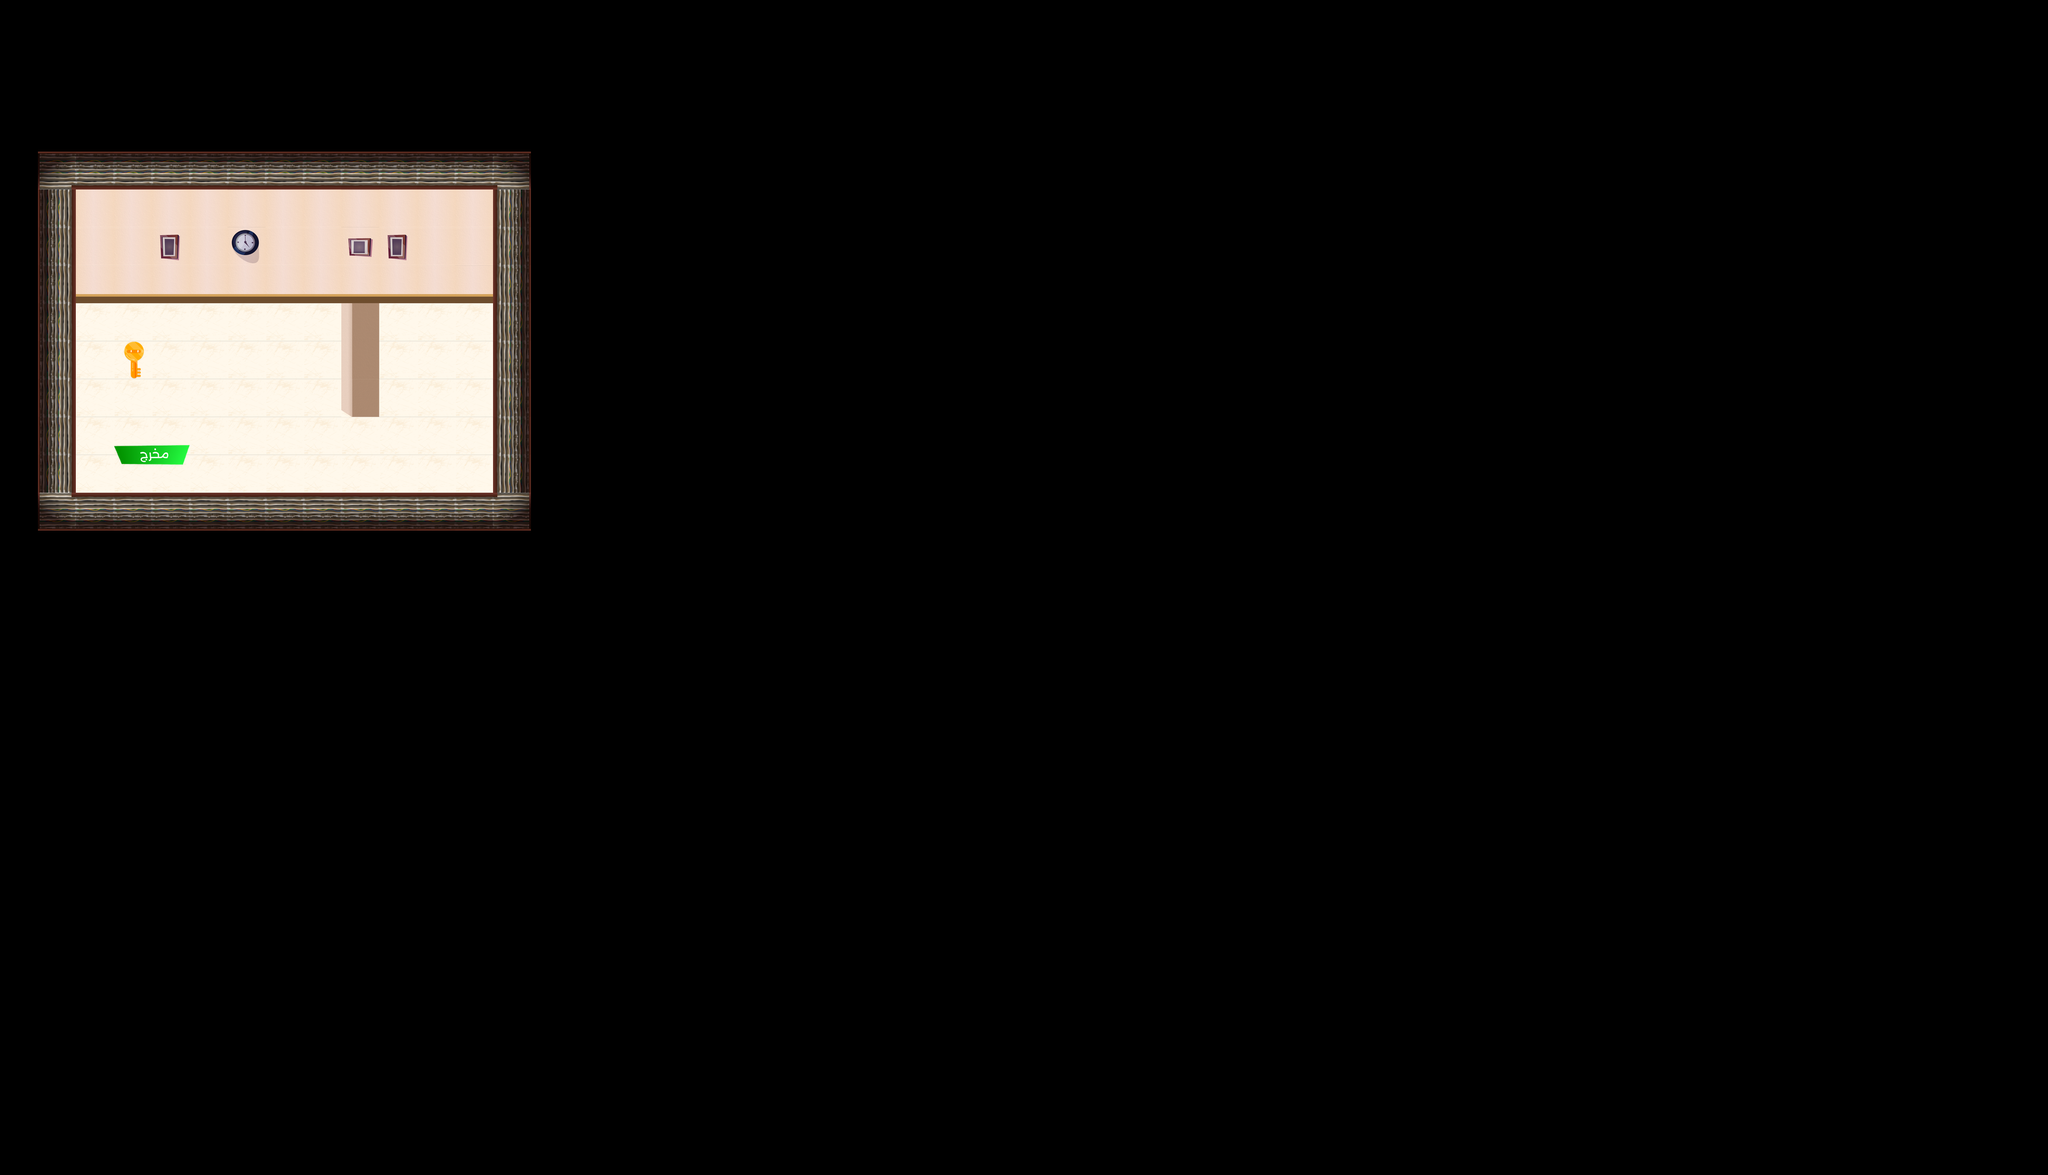

Below is a game level as drawn by its tile map, then a one-line description and the .tmx file that defines it, in full:
An orthogonal 54x31 tile map with 70x70 px tiles, 2 tile layers (main, objects), 2 tilesets and 2 objects (exit, keys).

<map version="1.10" tiledversion="1.11.2" orientation="orthogonal" renderorder="right-down" width="54" height="31" tilewidth="70" tileheight="70" infinite="0" nextlayerid="5" nextobjectid="3">
 <editorsettings>
  <export target="floor1.json" format="json" />
 </editorsettings>
 <tileset firstgid="1" name="main_tailset" tilewidth="70" tileheight="70" tilecount="100" columns="10">
  <properties>
   <property name="collides" type="bool" value="true" />
  </properties>
  <image source="spritesheet.png" width="700" height="700" />
  <tile id="0">
   <properties>
    <property name="collides" type="bool" value="true" />
   </properties>
  </tile>
  <tile id="1">
   <properties>
    <property name="collides" type="bool" value="true" />
   </properties>
  </tile>
  <tile id="2">
   <properties>
    <property name="collides" type="bool" value="true" />
   </properties>
  </tile>
  <tile id="3">
   <properties>
    <property name="collides" type="bool" value="true" />
   </properties>
  </tile>
  <tile id="4">
   <properties>
    <property name="collides" type="bool" value="true" />
   </properties>
  </tile>
  <tile id="5">
   <properties>
    <property name="collides" type="bool" value="true" />
   </properties>
  </tile>
  <tile id="6">
   <properties>
    <property name="collides" type="bool" value="true" />
   </properties>
  </tile>
  <tile id="7">
   <properties>
    <property name="collides" type="bool" value="true" />
   </properties>
  </tile>
  <tile id="8">
   <properties>
    <property name="collides" type="bool" value="true" />
   </properties>
  </tile>
  <tile id="9">
   <properties>
    <property name="collides" type="bool" value="true" />
   </properties>
  </tile>
  <tile id="10">
   <properties>
    <property name="collides" type="bool" value="true" />
   </properties>
  </tile>
  <tile id="11">
   <properties>
    <property name="collides" type="bool" value="true" />
   </properties>
  </tile>
  <tile id="12">
   <properties>
    <property name="collides" type="bool" value="true" />
   </properties>
  </tile>
  <tile id="13">
   <properties>
    <property name="collides" type="bool" value="true" />
   </properties>
  </tile>
  <tile id="14">
   <properties>
    <property name="collides" type="bool" value="true" />
   </properties>
  </tile>
  <tile id="15">
   <properties>
    <property name="collides" type="bool" value="true" />
   </properties>
  </tile>
  <tile id="16">
   <properties>
    <property name="collides" type="bool" value="true" />
   </properties>
  </tile>
  <tile id="17">
   <properties>
    <property name="collides" type="bool" value="true" />
   </properties>
  </tile>
  <tile id="18">
   <properties>
    <property name="collides" type="bool" value="true" />
   </properties>
  </tile>
  <tile id="19">
   <properties>
    <property name="collides" type="bool" value="true" />
   </properties>
  </tile>
  <tile id="20">
   <properties>
    <property name="collides" type="bool" value="true" />
   </properties>
  </tile>
  <tile id="21">
   <properties>
    <property name="collides" type="bool" value="true" />
   </properties>
  </tile>
  <tile id="22">
   <properties>
    <property name="collides" type="bool" value="true" />
   </properties>
  </tile>
  <tile id="23">
   <properties>
    <property name="collides" type="bool" value="true" />
   </properties>
  </tile>
  <tile id="24">
   <properties>
    <property name="collides" type="bool" value="true" />
   </properties>
  </tile>
  <tile id="25">
   <properties>
    <property name="collides" type="bool" value="true" />
   </properties>
  </tile>
  <tile id="26">
   <properties>
    <property name="collides" type="bool" value="true" />
   </properties>
  </tile>
  <tile id="27">
   <properties>
    <property name="collides" type="bool" value="true" />
   </properties>
  </tile>
  <tile id="28">
   <properties>
    <property name="collides" type="bool" value="true" />
   </properties>
  </tile>
  <tile id="29">
   <properties>
    <property name="collides" type="bool" value="true" />
   </properties>
  </tile>
  <tile id="30">
   <properties>
    <property name="collides" type="bool" value="true" />
   </properties>
  </tile>
  <tile id="31">
   <properties>
    <property name="collides" type="bool" value="true" />
   </properties>
  </tile>
  <tile id="32">
   <properties>
    <property name="collides" type="bool" value="true" />
   </properties>
  </tile>
  <tile id="33">
   <properties>
    <property name="collides" type="bool" value="true" />
   </properties>
  </tile>
  <tile id="34">
   <properties>
    <property name="collides" type="bool" value="true" />
   </properties>
  </tile>
  <tile id="35">
   <properties>
    <property name="collides" type="bool" value="true" />
   </properties>
  </tile>
  <tile id="36">
   <properties>
    <property name="collides" type="bool" value="true" />
   </properties>
  </tile>
  <tile id="37">
   <properties>
    <property name="collides" type="bool" value="true" />
   </properties>
  </tile>
  <tile id="38">
   <properties>
    <property name="collides" type="bool" value="false" />
   </properties>
  </tile>
  <tile id="39">
   <properties>
    <property name="collides" type="bool" value="true" />
   </properties>
  </tile>
  <tile id="40">
   <properties>
    <property name="collides" type="bool" value="true" />
   </properties>
  </tile>
  <tile id="41">
   <properties>
    <property name="collides" type="bool" value="true" />
   </properties>
  </tile>
  <tile id="42">
   <properties>
    <property name="collides" type="bool" value="true" />
   </properties>
  </tile>
  <tile id="43">
   <properties>
    <property name="collides" type="bool" value="true" />
   </properties>
  </tile>
  <tile id="44">
   <properties>
    <property name="collides" type="bool" value="true" />
   </properties>
  </tile>
  <tile id="45">
   <properties>
    <property name="collides" type="bool" value="true" />
   </properties>
  </tile>
  <tile id="46">
   <properties>
    <property name="collides" type="bool" value="true" />
   </properties>
  </tile>
  <tile id="47">
   <properties>
    <property name="collides" type="bool" value="true" />
   </properties>
  </tile>
  <tile id="48">
   <properties>
    <property name="collides" type="bool" value="true" />
   </properties>
  </tile>
  <tile id="49">
   <properties>
    <property name="collides" type="bool" value="true" />
   </properties>
  </tile>
  <tile id="50">
   <properties>
    <property name="collides" type="bool" value="true" />
   </properties>
  </tile>
  <tile id="51">
   <properties>
    <property name="collides" type="bool" value="false" />
   </properties>
  </tile>
  <tile id="52">
   <properties>
    <property name="collides" type="bool" value="true" />
   </properties>
  </tile>
  <tile id="53">
   <properties>
    <property name="collides" type="bool" value="true" />
   </properties>
  </tile>
  <tile id="54">
   <properties>
    <property name="collides" type="bool" value="true" />
   </properties>
  </tile>
  <tile id="55">
   <properties>
    <property name="collides" type="bool" value="true" />
   </properties>
  </tile>
  <tile id="56">
   <properties>
    <property name="collides" type="bool" value="true" />
   </properties>
  </tile>
  <tile id="57">
   <properties>
    <property name="collides" type="bool" value="true" />
   </properties>
  </tile>
  <tile id="58">
   <properties>
    <property name="collides" type="bool" value="true" />
   </properties>
  </tile>
  <tile id="59">
   <properties>
    <property name="collides" type="bool" value="false" />
   </properties>
  </tile>
  <tile id="60">
   <properties>
    <property name="collides" type="bool" value="false" />
   </properties>
  </tile>
  <tile id="61">
   <properties>
    <property name="collides" type="bool" value="false" />
   </properties>
  </tile>
  <tile id="62">
   <properties>
    <property name="collides" type="bool" value="false" />
   </properties>
  </tile>
  <tile id="63">
   <properties>
    <property name="collides" type="bool" value="true" />
   </properties>
  </tile>
  <tile id="64">
   <properties>
    <property name="collides" type="bool" value="true" />
   </properties>
  </tile>
  <tile id="65">
   <properties>
    <property name="collides" type="bool" value="true" />
   </properties>
  </tile>
  <tile id="66">
   <properties>
    <property name="collides" type="bool" value="true" />
   </properties>
  </tile>
  <tile id="67">
   <properties>
    <property name="collides" type="bool" value="true" />
   </properties>
  </tile>
  <tile id="68">
   <properties>
    <property name="collides" type="bool" value="true" />
   </properties>
  </tile>
  <tile id="69">
   <properties>
    <property name="collides" type="bool" value="true" />
   </properties>
  </tile>
  <tile id="70">
   <properties>
    <property name="collides" type="bool" value="true" />
   </properties>
  </tile>
  <tile id="71">
   <properties>
    <property name="collides" type="bool" value="true" />
   </properties>
  </tile>
  <tile id="72">
   <properties>
    <property name="collides" type="bool" value="true" />
   </properties>
  </tile>
  <tile id="73">
   <properties>
    <property name="collides" type="bool" value="true" />
   </properties>
  </tile>
  <tile id="74">
   <properties>
    <property name="collides" type="bool" value="true" />
   </properties>
  </tile>
  <tile id="75">
   <properties>
    <property name="collides" type="bool" value="true" />
   </properties>
  </tile>
  <tile id="76">
   <properties>
    <property name="collides" type="bool" value="true" />
   </properties>
  </tile>
  <tile id="77">
   <properties>
    <property name="collides" type="bool" value="true" />
   </properties>
  </tile>
  <tile id="78">
   <properties>
    <property name="collides" type="bool" value="true" />
   </properties>
  </tile>
  <tile id="79">
   <properties>
    <property name="collides" type="bool" value="true" />
   </properties>
  </tile>
  <tile id="80">
   <properties>
    <property name="collides" type="bool" value="true" />
   </properties>
  </tile>
  <tile id="81">
   <properties>
    <property name="collides" type="bool" value="true" />
   </properties>
  </tile>
  <tile id="82">
   <properties>
    <property name="collides" type="bool" value="true" />
   </properties>
  </tile>
  <tile id="83">
   <properties>
    <property name="collides" type="bool" value="true" />
   </properties>
  </tile>
  <tile id="84">
   <properties>
    <property name="collides" type="bool" value="true" />
   </properties>
  </tile>
  <tile id="85">
   <properties>
    <property name="collides" type="bool" value="true" />
   </properties>
  </tile>
  <tile id="86">
   <properties>
    <property name="collides" type="bool" value="true" />
   </properties>
  </tile>
  <tile id="87">
   <properties>
    <property name="collides" type="bool" value="true" />
   </properties>
  </tile>
  <tile id="88">
   <properties>
    <property name="collides" type="bool" value="true" />
   </properties>
  </tile>
  <tile id="89">
   <properties>
    <property name="collides" type="bool" value="true" />
   </properties>
  </tile>
  <tile id="90">
   <properties>
    <property name="collides" type="bool" value="true" />
   </properties>
  </tile>
  <tile id="91">
   <properties>
    <property name="collides" type="bool" value="true" />
   </properties>
  </tile>
  <tile id="92">
   <properties>
    <property name="collides" type="bool" value="true" />
   </properties>
  </tile>
  <tile id="93">
   <properties>
    <property name="collides" type="bool" value="true" />
   </properties>
  </tile>
  <tile id="94">
   <properties>
    <property name="collides" type="bool" value="true" />
   </properties>
  </tile>
  <tile id="95">
   <properties>
    <property name="collides" type="bool" value="true" />
   </properties>
  </tile>
  <tile id="96">
   <properties>
    <property name="collides" type="bool" value="true" />
   </properties>
  </tile>
  <tile id="97">
   <properties>
    <property name="collides" type="bool" value="true" />
   </properties>
  </tile>
  <tile id="98">
   <properties>
    <property name="collides" type="bool" value="true" />
   </properties>
  </tile>
  <tile id="99">
   <properties>
    <property name="collides" type="bool" value="true" />
   </properties>
  </tile>
 </tileset>
 <tileset firstgid="101" name="main_tailset" tilewidth="70" tileheight="70" tilecount="100" columns="10">
  <image source="spritesheet.png" width="700" height="700" />
 </tileset>
 <layer id="2" name="main" width="54" height="31">
  <data encoding="csv">
0,0,0,0,0,0,0,0,0,0,0,0,0,0,0,0,0,0,0,0,0,0,0,0,0,0,0,0,0,0,0,0,0,0,0,0,0,0,0,0,0,0,0,0,0,0,0,0,0,0,0,0,0,0,
0,0,0,0,0,0,0,0,0,0,0,0,0,0,0,0,0,0,0,0,0,0,0,0,0,0,0,0,0,0,0,0,0,0,0,0,0,0,0,0,0,0,0,0,0,0,0,0,0,0,0,0,0,0,
0,0,0,0,0,0,0,0,0,0,0,0,0,0,0,0,0,0,0,0,0,0,0,0,0,0,0,0,0,0,0,0,0,0,0,0,0,0,0,0,0,0,0,0,0,0,0,0,0,0,0,0,0,0,
0,0,0,0,0,0,0,0,0,0,0,0,0,0,0,0,0,0,0,0,0,0,0,0,0,0,0,0,0,0,0,0,0,0,0,0,0,0,0,0,0,0,0,0,0,0,0,0,0,0,0,0,0,0,
0,0,0,0,0,0,0,0,0,0,0,0,0,0,0,0,0,0,0,0,0,0,0,0,0,0,0,0,0,0,0,0,0,0,0,0,0,0,0,0,0,0,0,0,0,0,0,0,0,0,0,0,0,0,
0,4,4,4,4,4,0,4,4,0,4,4,4,0,0,0,0,0,0,0,0,0,0,0,0,0,0,0,0,0,0,0,0,0,0,0,0,0,0,0,0,0,0,0,0,0,0,0,0,0,0,0,0,0,
0,4,4,4,4,4,4,4,4,4,4,4,4,0,0,0,0,0,0,0,0,0,0,0,0,0,0,0,0,0,0,0,0,0,0,0,0,0,0,0,0,0,0,0,0,0,0,0,0,0,0,0,0,0,
0,4,4,4,4,4,4,4,4,4,4,4,0,0,0,0,0,0,0,0,0,0,0,0,0,0,0,0,0,0,0,0,0,0,0,0,0,0,0,0,0,0,0,0,0,0,0,0,0,0,0,0,0,0,
0,4,4,4,4,4,4,4,4,4,4,4,4,0,0,0,0,0,0,0,0,0,0,0,0,0,0,0,0,0,0,0,0,0,0,0,0,0,0,0,0,0,0,0,0,0,0,0,0,0,0,0,0,0,
0,4,4,4,4,4,4,4,4,4,4,4,4,0,0,0,0,0,0,0,0,0,0,0,0,0,0,0,0,0,0,0,0,0,0,0,0,0,0,0,0,0,0,0,0,0,0,0,0,0,0,0,0,0,
0,4,4,4,4,4,4,4,4,4,4,4,4,0,0,0,0,0,0,0,0,0,0,0,0,0,0,0,0,0,0,0,0,0,0,0,0,0,0,0,0,0,0,0,0,0,0,0,0,0,0,0,0,0,
0,4,4,4,4,4,4,4,4,4,4,4,4,0,0,0,0,0,0,0,0,0,0,0,0,0,0,0,0,0,0,0,0,0,0,0,0,0,0,0,0,0,0,0,0,0,0,0,0,0,0,0,0,0,
0,4,4,4,4,4,4,4,4,4,4,4,4,0,0,0,0,0,0,0,0,0,0,0,0,0,0,0,0,0,0,0,0,0,0,0,0,0,0,0,0,0,0,0,0,0,0,0,0,0,0,0,0,0,
0,4,4,4,4,4,4,4,4,4,4,4,4,0,0,0,0,0,0,0,0,0,0,0,0,0,0,0,0,0,0,0,0,0,0,0,0,0,0,0,0,0,0,0,0,0,0,0,0,0,0,0,0,0,
0,0,0,0,0,0,0,0,0,0,0,0,0,0,0,0,0,0,0,0,0,0,0,0,0,0,0,0,0,0,0,0,0,0,0,0,0,0,0,0,0,0,0,0,0,0,0,0,0,0,0,0,0,0,
0,0,0,0,0,0,0,0,0,0,0,0,0,0,0,0,0,0,0,0,0,0,0,0,0,0,0,0,0,0,0,0,0,0,0,0,0,0,0,0,0,0,0,0,0,0,0,0,0,0,0,0,0,0,
0,0,0,0,0,0,0,0,0,0,0,0,0,0,0,0,0,0,0,0,0,0,0,0,0,0,0,0,0,0,0,0,0,0,0,0,0,0,0,0,0,0,0,0,0,0,0,0,0,0,0,0,0,0,
0,0,0,0,0,0,0,0,0,0,0,0,0,0,0,0,0,0,0,0,0,0,0,0,0,0,0,0,0,0,0,0,0,0,0,0,0,0,0,0,0,0,0,0,0,0,0,0,0,0,0,0,0,0,
0,0,0,0,0,0,0,0,0,0,0,0,0,0,0,0,0,0,0,0,0,0,0,0,0,0,0,0,0,0,0,0,0,0,0,0,0,0,0,0,0,0,0,0,0,0,0,0,0,0,0,0,0,0,
0,0,0,0,0,0,0,0,0,0,0,0,0,0,0,0,0,0,0,0,0,0,0,0,0,0,0,0,0,0,0,0,0,0,0,0,0,0,0,0,0,0,0,0,0,0,0,0,0,0,0,0,0,0,
0,0,0,0,0,0,0,0,0,0,0,0,0,0,0,0,0,0,0,0,0,0,0,0,0,0,0,0,0,0,0,0,0,0,0,0,0,0,0,0,0,0,0,0,0,0,0,0,0,0,0,0,0,0,
0,0,0,0,0,0,0,0,0,0,0,0,0,0,0,0,0,0,0,0,0,0,0,0,0,0,0,0,0,0,0,0,0,0,0,0,0,0,0,0,0,0,0,0,0,0,0,0,0,0,0,0,0,0,
0,0,0,0,0,0,0,0,0,0,0,0,0,0,0,0,0,0,0,0,0,0,0,0,0,0,0,0,0,0,0,0,0,0,0,0,0,0,0,0,0,0,0,0,0,0,0,0,0,0,0,0,0,0,
0,0,0,0,0,0,0,0,0,0,0,0,0,0,0,0,0,0,0,0,0,0,0,0,0,0,0,0,0,0,0,0,0,0,0,0,0,0,0,0,0,0,0,0,0,0,0,0,0,0,0,0,0,0,
0,0,0,0,0,0,0,0,0,0,0,0,0,0,0,0,0,0,0,0,0,0,0,0,0,0,0,0,0,0,0,0,0,0,0,0,0,0,0,0,0,0,0,0,0,0,0,0,0,0,0,0,0,0,
0,0,0,0,0,0,0,0,0,0,0,0,0,0,0,0,0,0,0,0,0,0,0,0,0,0,0,0,0,0,0,0,0,0,0,0,0,0,0,0,0,0,0,0,0,0,0,0,0,0,0,0,0,0,
0,0,0,0,0,0,0,0,0,0,0,0,0,0,0,0,0,0,0,0,0,0,0,0,0,0,0,0,0,0,0,0,0,0,0,0,0,0,0,0,0,0,0,0,0,0,0,0,0,0,0,0,0,0,
0,0,0,0,0,0,0,0,0,0,0,0,0,0,0,0,0,0,0,0,0,0,0,0,0,0,0,0,0,0,0,0,0,0,0,0,0,0,0,0,0,0,0,0,0,0,0,0,0,0,0,0,0,0,
0,0,0,0,0,0,0,0,0,0,0,0,0,0,0,0,0,0,0,0,0,0,0,0,0,0,0,0,0,0,0,0,0,0,0,0,0,0,0,0,0,0,0,0,0,0,0,0,0,0,0,0,0,0,
0,0,0,0,0,0,0,0,0,0,0,0,0,0,0,0,0,0,0,0,0,0,0,0,0,0,0,0,0,0,0,0,0,0,0,0,0,0,0,0,0,0,0,0,0,0,0,0,0,0,0,0,0,0,
0,0,0,0,0,0,0,0,0,0,0,0,0,0,0,0,0,0,0,0,0,0,0,0,0,0,0,0,0,0,0,0,0,0,0,0,0,0,0,0,0,0,0,0,0,0,0,0,0,0,0,0,0,0
</data>
 </layer>
 <objectgroup id="4" name="objects">
  <object id="1" name="exit" x="201.966" y="809.651" width="164.433" height="60.7685" />
  <object id="2" name="keys" x="218.052" y="623.771" width="62.5559" height="80.429" />
 </objectgroup>
 <layer id="3" name="objects" width="54" height="31">
  <data encoding="csv">
0,0,0,0,0,0,0,0,0,0,0,0,0,0,0,0,0,0,0,0,0,0,0,0,0,0,0,0,0,0,0,0,0,0,0,0,0,0,0,0,0,0,0,0,0,0,0,0,0,0,0,0,0,0,
0,0,0,0,0,0,0,0,0,0,0,0,0,0,0,0,0,0,0,0,0,0,0,0,0,0,0,0,0,0,0,0,0,0,0,0,0,0,0,0,0,0,0,0,0,0,0,0,0,0,0,0,0,0,
0,0,0,0,0,0,0,0,0,0,0,0,0,0,0,0,0,0,0,0,0,0,0,0,0,0,0,0,0,0,0,0,0,0,0,0,0,0,0,0,0,0,0,0,0,0,0,0,0,0,0,0,0,0,
0,0,0,0,0,0,0,0,0,0,0,0,0,0,0,0,0,0,0,0,0,0,0,0,0,0,0,0,0,0,0,0,0,0,0,0,0,0,0,0,0,0,0,0,0,0,0,0,0,0,0,0,0,0,
0,1,13,13,13,13,13,13,13,13,13,13,13,35,0,0,0,0,0,0,0,0,0,0,0,0,0,0,0,0,0,0,0,0,0,0,0,0,0,0,0,0,0,0,0,0,0,0,0,0,0,0,0,0,
0,46,6,6,6,6,6,6,6,6,6,6,6,57,0,0,0,0,0,0,0,0,0,0,0,0,0,0,0,0,0,0,0,0,0,0,0,0,0,0,0,0,0,0,0,0,0,0,0,0,0,0,0,0,
0,46,6,6,8,6,9,6,6,7,8,6,6,57,0,0,0,0,0,0,0,0,0,0,0,0,0,0,0,0,0,0,0,0,0,0,0,0,0,0,0,0,0,0,0,0,0,0,0,0,0,0,0,0,
0,46,5,5,5,5,5,5,5,5,5,5,5,57,0,0,0,0,0,0,0,0,0,0,0,0,0,0,0,0,0,0,0,0,0,0,0,0,0,0,0,0,0,0,0,0,0,0,0,0,0,0,0,0,
0,46,0,0,0,0,0,0,0,15,0,0,0,57,0,0,0,0,0,0,0,0,0,0,0,0,0,0,0,0,0,0,0,0,0,0,0,0,0,0,0,0,0,0,0,0,0,0,0,0,0,0,0,0,
0,46,0,52,0,0,0,0,0,15,0,0,0,57,0,0,0,0,0,0,0,0,0,0,0,0,0,0,0,0,0,0,0,0,0,0,0,0,0,0,0,0,0,0,0,0,0,0,0,0,0,0,0,0,
0,46,0,0,0,0,0,0,0,17,0,0,0,57,0,0,0,0,0,0,0,0,0,0,0,0,0,0,0,0,0,0,0,0,0,0,0,0,0,0,0,0,0,0,0,0,0,0,0,0,0,0,0,0,
0,46,0,60,61,0,0,0,0,0,0,0,0,57,0,0,0,0,0,0,0,0,0,0,0,0,0,0,0,0,0,0,0,0,0,0,0,0,0,0,0,0,0,0,0,0,0,0,0,0,0,0,0,0,
0,46,0,62,63,0,0,0,0,0,0,0,0,57,0,0,0,0,0,0,0,0,0,0,0,0,0,0,0,0,0,0,0,0,0,0,0,0,0,0,0,0,0,0,0,0,0,0,0,0,0,0,0,0,
0,68,79,79,79,79,79,79,79,79,79,79,79,2,0,0,0,0,0,0,0,0,0,0,0,0,0,0,0,0,0,0,0,0,0,0,0,0,0,0,0,0,0,0,0,0,0,0,0,0,0,0,0,0,
0,0,0,0,0,0,0,0,0,0,0,0,0,0,0,0,0,0,0,0,0,0,0,0,0,0,0,0,0,0,0,0,0,0,0,0,0,0,0,0,0,0,0,0,0,0,0,0,0,0,0,0,0,0,
0,0,0,0,0,0,0,0,0,0,0,0,0,0,0,0,0,0,0,0,0,0,0,0,0,0,0,0,0,0,0,0,0,0,0,0,0,0,0,0,0,0,0,0,0,0,0,0,0,0,0,0,0,0,
0,0,0,0,0,0,0,0,0,0,0,0,0,0,0,0,0,0,0,0,0,0,0,0,0,0,0,0,0,0,0,0,0,0,0,0,0,0,0,0,0,0,0,0,0,0,0,0,0,0,0,0,0,0,
0,0,0,0,0,0,0,0,0,0,0,0,0,0,0,0,0,0,0,0,0,0,0,0,0,0,0,0,0,0,0,0,0,0,0,0,0,0,0,0,0,0,0,0,0,0,0,0,0,0,0,0,0,0,
0,0,0,0,0,0,0,0,0,0,0,0,0,0,0,0,0,0,0,0,0,0,0,0,0,0,0,0,0,0,0,0,0,0,0,0,0,0,0,0,0,0,0,0,0,0,0,0,0,0,0,0,0,0,
0,0,0,0,0,0,0,0,0,0,0,0,0,0,0,0,0,0,0,0,0,0,0,0,0,0,0,0,0,0,0,0,0,0,0,0,0,0,0,0,0,0,0,0,0,0,0,0,0,0,0,0,0,0,
0,0,0,0,0,0,0,0,0,0,0,0,0,0,0,0,0,0,0,0,0,0,0,0,0,0,0,0,0,0,0,0,0,0,0,0,0,0,0,0,0,0,0,0,0,0,0,0,0,0,0,0,0,0,
0,0,0,0,0,0,0,0,0,0,0,0,0,0,0,0,0,0,0,0,0,0,0,0,0,0,0,0,0,0,0,0,0,0,0,0,0,0,0,0,0,0,0,0,0,0,0,0,0,0,0,0,0,0,
0,0,0,0,0,0,0,0,0,0,0,0,0,0,0,0,0,0,0,0,0,0,0,0,0,0,0,0,0,0,0,0,0,0,0,0,0,0,0,0,0,0,0,0,0,0,0,0,0,0,0,0,0,0,
0,0,0,0,0,0,0,0,0,0,0,0,0,0,0,0,0,0,0,0,0,0,0,0,0,0,0,0,0,0,0,0,0,0,0,0,0,0,0,0,0,0,0,0,0,0,0,0,0,0,0,0,0,0,
0,0,0,0,0,0,0,0,0,0,0,0,0,0,0,0,0,0,0,0,0,0,0,0,0,0,0,0,0,0,0,0,0,0,0,0,0,0,0,0,0,0,0,0,0,0,0,0,0,0,0,0,0,0,
0,0,0,0,0,0,0,0,0,0,0,0,0,0,0,0,0,0,0,0,0,0,0,0,0,0,0,0,0,0,0,0,0,0,0,0,0,0,0,0,0,0,0,0,0,0,0,0,0,0,0,0,0,0,
0,0,0,0,0,0,0,0,0,0,0,0,0,0,0,0,0,0,0,0,0,0,0,0,0,0,0,0,0,0,0,0,0,0,0,0,0,0,0,0,0,0,0,0,0,0,0,0,0,0,0,0,0,0,
0,0,0,0,0,0,0,0,0,0,0,0,0,0,0,0,0,0,0,0,0,0,0,0,0,0,0,0,0,0,0,0,0,0,0,0,0,0,0,0,0,0,0,0,0,0,0,0,0,0,0,0,0,0,
0,0,0,0,0,0,0,0,0,0,0,0,0,0,0,0,0,0,0,0,0,0,0,0,0,0,0,0,0,0,0,0,0,0,0,0,0,0,0,0,0,0,0,0,0,0,0,0,0,0,0,0,0,0,
0,0,0,0,0,0,0,0,0,0,0,0,0,0,0,0,0,0,0,0,0,0,0,0,0,0,0,0,0,0,0,0,0,0,0,0,0,0,0,0,0,0,0,0,0,0,0,0,0,0,0,0,0,0,
0,0,0,0,0,0,0,0,0,0,0,0,0,0,0,0,0,0,0,0,0,0,0,0,0,0,0,0,0,0,0,0,0,0,0,0,0,0,0,0,0,0,0,0,0,0,0,0,0,0,0,0,0,0
</data>
 </layer>
</map>
